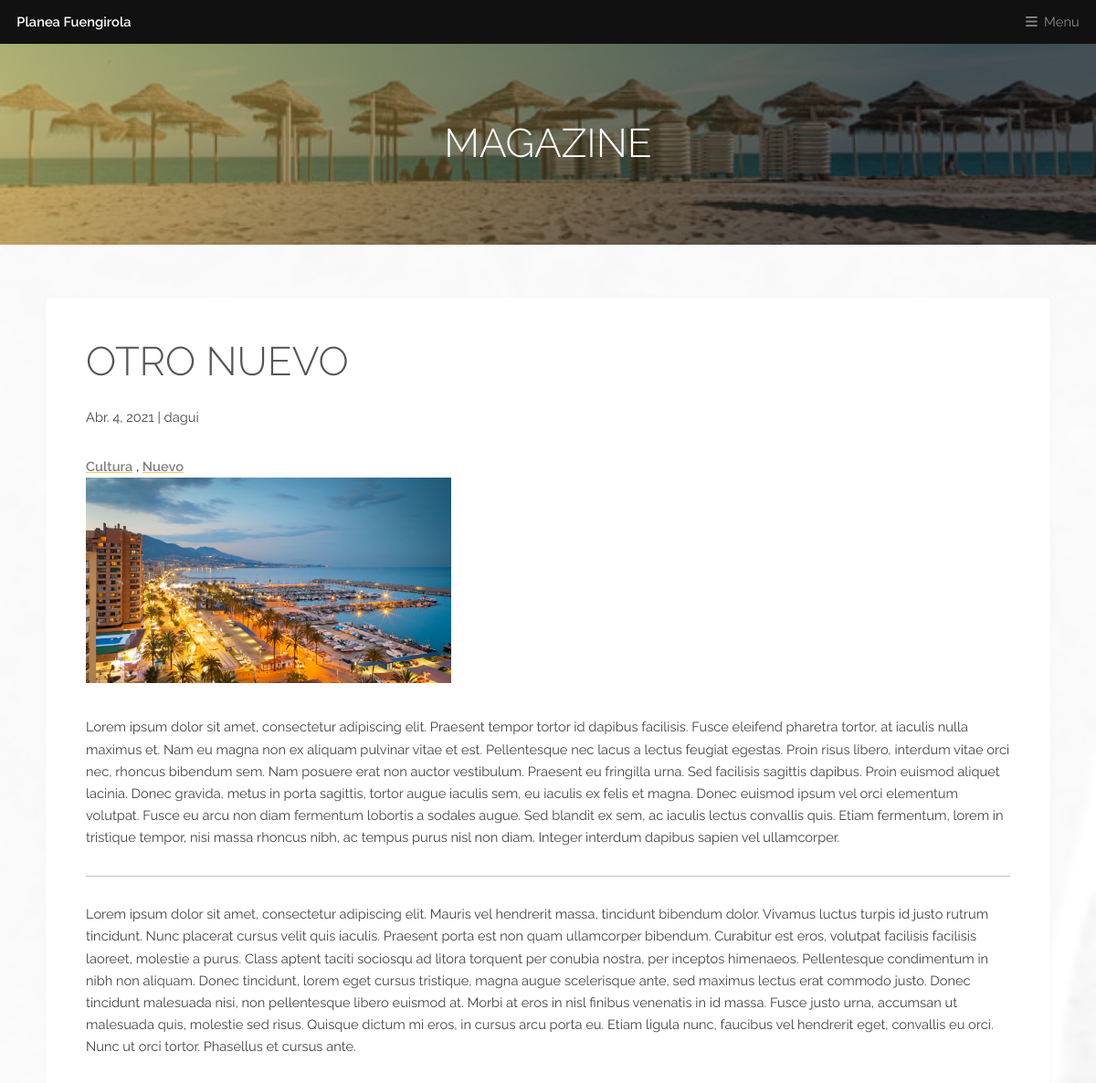
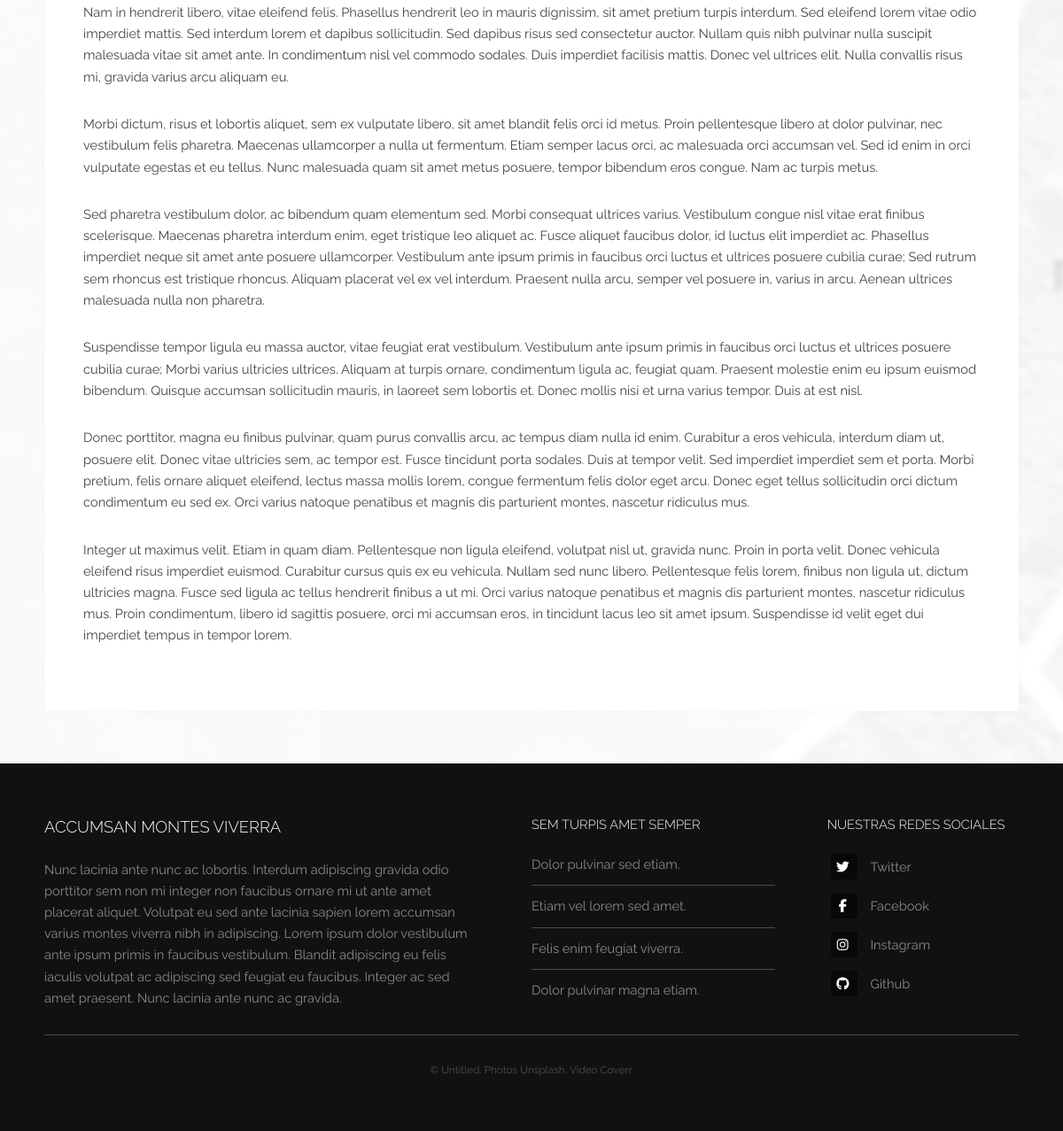
The page /magazine/articulo/3 on the database its author committed (2 pictures, top to bottom).
### magazine/models.py (models this page shows, shortened)
class Article(models.Model):
    title = models.CharField(max_length=150, verbose_name='Título')
    subtitle = models.CharField(
        max_length=255, verbose_name='Subtitulo', default='null', blank=True)
    lead = RichTextField(default='null', verbose_name='Entrada')
    content = RichTextField(verbose_name='Contenido')
    image = VersatileImageField(
        null=True, blank=True, verbose_name='Imagen', upload_to='articles')
    public = models.BooleanField(default=False, verbose_name='Publicado')
    user = models.ForeignKey(User, editable=False,
                             verbose_name="Autor", on_delete=models.CASCADE)
    categories = models.ManyToManyField(
        Category, verbose_name='Categorías', null=True, blank=True, related_name='articulos')
    published=models.DateTimeField(verbose_name="Fecha de publicación",default=now)
    created_at = models.DateTimeField(
        auto_now_add=True, verbose_name='Fecha de creación')
    update_at = models.DateTimeField(
        auto_now=True, verbose_name='Actualizado')
    class Meta:
        verbose_name = 'Artículo'
        verbose_name_plural = 'Artículos'
        ordering=['-published']

class Category(models.Model):
    name = models.CharField(max_length=100, verbose_name="Nombre")
    description = models.CharField(
        max_length=250, verbose_name="Descripción", null=True)
    created_at = models.DateTimeField(
        auto_now_add=True, verbose_name="Fecha de creación")
    class Meta:
        verbose_name = "Categoría"
        verbose_name_plural = "Categorías"
    def __str__(self) -> str:
        return self.name

### magazine/views.py (the view)
# urls.py: path('magazine/articulo/<int:article_id>', views.article, name='articulo'),
def article(request, article_id):
    article = get_object_or_404(Article, id=article_id)
    return render(request, 'magazine/articles/detail.html', {
        'article': article
    })

### magazine/context_processor.py (called while the page is built)
def get_categories(request):
    ids_in_use = Article.objects.filter(
        public=True).values_list('categories', flat=True)
    categories = Category.objects.filter(
        id__in=ids_in_use).values_list('id', 'name')
    return{
        'categories': categories,
        'ids': ids_in_use
    }

### testimonials/context_proccesors.py (called while the page is built)
def get_testimonials(request):
    testimonials = Testimonial.objects.all().order_by('?')[:3]
    return{
        'testimonials': testimonials
    }

### core/templates/magazine/articles/detail.html (shortened to what this page needs)
{% extends 'layout/base.html' %}  {% block content %}
<div id="heading">
  <h1>Magazine</h1>
</div>
<section id="main" class="wrapper">
  <div class="inner">
    <div class="content">
      <header>
        <h1 class="title">{{article.title}}</h1>
        <p class="date">{{article.published|date}} | {{article.user}}</p>
        <strong class="d-inline-block mb-2 text-primary"> {% for category in article.categories.all %}
          <a href="{% url 'categorias' category.id %}"><span style="color: gray">{{category}}</span></a
      >
          {% if forloop.counter < article.categories.all|length%}
      {{ ','}} {%endif%} {% endfor %}</strong>
      </header>
      {% if article.image != 'null' and article.image.url %}
      <div class="imagen-articulo col-4-lg">
        <img src="{{article.image.url}}" width="400" />
      </div>
      {% endif%}
      <p class="entrada col-8-lg">{{article.lead|safe}}</p>
      <hr />
      <p class="contenido">{{article.content|safe}}</p>
    </div>
  </div>
</section>
{% endblock content %}

### core/static/css/main.css (style rules this page uses)
body { -ms-overflow-style: scrollbar; }
html { box-sizing: border-box; }
*, *:before, *:after { box-sizing: inherit; }
body { background: #ffffff; }
html, body, div, span, applet, object, iframe, h1, h2, h3, h4, h5, h6, p, blockquote, pre, a, abbr, acronym, address, big, cite, code, del, dfn, em, img, ins, kbd, q, s, samp, small, strike, strong, sub, sup, tt, var, b, u, i, center, dl, dt, dd, ol, ul, li, fieldset, form, label, legend, table, caption, tbody, tfoot, thead, tr, th, td, article, aside, canvas, details, embed, figure, figcaption, footer, header, hgroup, menu, nav, output, ruby, section, summary, time, mark, audio, video { margin: 0; padding: 0; border: 0; font-size: 100%; font: inherit; vertical-align: baseline; }
article, aside, details, figcaption, figure, footer, header, hgroup, menu, nav, section { display: block; }
body { line-height: 1; }
body { -webkit-text-size-adjust: none; }
html { font-size: 13pt; }
@media screen and (max-width: 1680px) { html { font-size: 11pt; } }
body { background-color: #ffffff; color: #444444; }
body, input, select, textarea { font-family: "Raleway", Arial, Helvetica, sans-serif; font-weight: 400; font-size: 1rem; line-height: 1.65; }
a { -moz-transition: color 0.2s ease-in-out; -webkit-transition: color 0.2s ease-in-out; -ms-transition: color 0.2s ease-in-out; transition: color 0.2s ease-in-out; text-decoration: underline; }
strong, b { font-weight: 600; }
p { margin: 0 0 2rem 0; }
h1, h2, h3, h4, h5, h6 { font-weight: 300; line-height: 1.5; text-transform: uppercase; margin: 0 0 1.5rem 0; }
h1 { font-size: 3rem; line-height: 1.2; }
hr { border: 0; border-bottom: solid 1px; margin: 2rem 0; }
a { color: #f3cb55; }
strong, b { color: #555555; }
h1, h2, h3, h4, h5, h6 { color: #555555; }
hr { border-bottom-color: rgba(0, 0, 0, 0.25); }
.inner { margin: 0 auto; width: 75rem; max-width: calc(100% - 6rem); }
.wrapper { padding: 8rem 0 6rem 0; position: relative; z-index: 1; }
@media screen and (max-width: 1280px) { .wrapper { padding: 4rem 0 2rem 0; } }
body { padding-top: 3.25rem; }
body:before { content: " "; background-image: url(../images/bg.jpg); background-size: cover; background-repeat: no-repeat; background-attachment: fixed; display: block; position: fixed; left: 0; top: 0; width: 100%; height: 100%; z-index: -1; opacity: 0.15; }
#heading { -ms-flex-align: center; -ms-flex-pack: center; background-color: #111111; color: rgba(255, 255, 255, 0.5); -moz-align-items: center; -webkit-align-items: center; -ms-align-items: center; align-items: center; display: -moz-flex; display: -webkit-flex; display: -ms-flex; display: flex; -moz-justify-content: center; -webkit-justify-content: center; -ms-justify-content: center; justify-content: center; background-image: linear-gradient( rgba(17, 17, 17, 0.25), rgba(17, 17, 17, 0.25) ), url("../images/bg_playa.jpg"); background-position: center; background-repeat: no-repeat; background-size: cover; border-top: 0; display: -ms-flexbox; height: 15rem !important; min-height: 15rem; overflow: hidden; position: relative; text-align: center; width: 100%; }
#heading h1, #heading h2, #heading h3, #heading h4, #heading h5, #heading h6 { color: #ffffff; }
#heading:before { background: linear-gradient(135deg, #f3cb55 0%, #111111 74%); content: " "; display: block; height: 100%; left: 0; opacity: 0.6; position: absolute; top: 0; width: 100%; z-index: 1; }
#heading h1 { margin-bottom: 0; position: relative; z-index: 2; }
#main .content { background: #ffffff; border-radius: 4px; box-shadow: 0px 0px 4px 1px rgba(0, 0, 0, 0.025); margin-bottom: 2rem; padding: 3rem; }
div.imagen-articulo > img { background-size: cover; background-repeat: no-repeat; }

### rows shown on the page
Article: title "OTRO NUEVO", published "Abr. 4, 2021", user "dagui", image (picture), lead "Lorem ipsum dolor sit amet, consectetur adipiscing elit. Praesent tempor tortor id dapibus facilisis. Fusce eleifend pharetra tortor, at iaculis nulla maximus et. Nam eu magna non ex aliquam pulvinar vitae et est. Pellentesque nec lacus a lectus feugiat egestas. Proin risus libero, interdum vitae orci nec, rhoncus bibendum sem. Nam posuere erat non auctor vestibulum. Praesent eu fringilla urna. Sed facilisis sagittis dapibus. Proin euismod aliquet lacinia. Donec gravida, metus in porta sagittis, tortor augue iaculis sem, eu iaculis ex felis et magna. Donec euismod ipsum vel orci elementum volutpat. Fusce eu arcu non diam fermentum lobortis a sodales augue. Sed blandit ex sem, ac iaculis…", content "Lorem ipsum dolor sit amet, consectetur adipiscing elit. Mauris vel hendrerit massa, tincidunt bibendum dolor. Vivamus luctus turpis id justo rutrum tincidunt. Nunc placerat cursus velit quis iaculis. Praesent porta est non quam ullamcorper bibendum. Curabitur est eros, volutpat facilisis facilisis laoreet, molestie a purus. Class aptent taciti sociosqu ad litora torquent per conubia nostra, per inceptos himenaeos. Pellentesque condimentum in nibh non aliquam. Donec tincidunt, lorem eget cursus tristique, magna augue scelerisque ante, sed maximus lectus erat commodo justo. Donec tincidunt malesuada nisi, non pellentesque libero euismod at. Morbi at eros in nisl finibus venenatis in id…"
Category: name "Cultura", value ","
Category: name "Nuevo"
